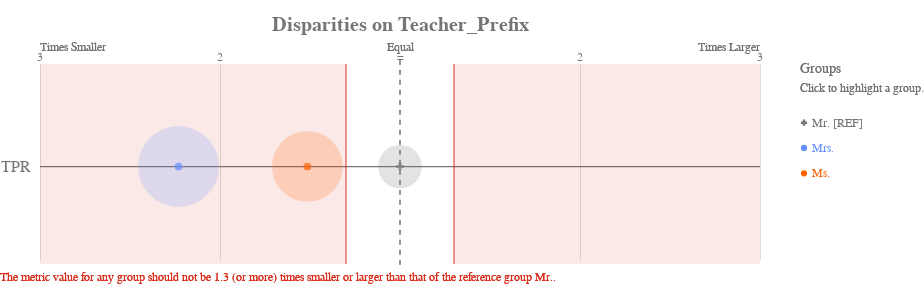

Source (notebook cell):
### Markdown cell above
The `disparity` plot shows disparities for each group on the selected metric relative to the reference group:

### Code cell
ap.disparity(bdf, metrics, attribute, fairness_threshold = disparity_tolerance)

### Figure 1 — Vega-Lite specification as saved in the notebook (floating-point values rounded to 4 significant figures)
{"config": {"view": {"continuousWidth": 400, "continuousHeight": 300, "strokeWidth": 0}, "axisLeft": {"labelColor": "rgb(117,117,117)", "labelFont": "Arial", "labelFontSize": 16}, "title": {"align": "center", "baseline": "middle", "color": "rgb(117,117,117)", "font": "Arial", "fontSize": 20, "fontWeight": "bold"}}, "layer": [{"data": {"name": "data-1f2af75cfead9a3854ee453922b4eaab"}, "mark": {"type": "rule", "stroke": "rgb(117,117,117)", "strokeWidth": 1.25, "tooltip": ""}, "encoding": {"x": {"type": "quantitative", "field": "x", "scale": {"domain": [-2, 2], "range": [40.0, 760.0]}}, "x2": {"field": "x2"}, "y": {"type": "nominal", "axis": {"domain": false, "labelAngle": 0, "labelPadding": -30, "orient": "left", "ticks": false, "title": ""}, "field": "metric", "scale": {"domain": ["TPR"], "range": [30, 225.0]}}}}, {"data": {"name": "data-79dd248bdaa0ea02c535240e8ad022c8"}, "mark": {"type": "rule", "stroke": "rgb(117,117,117)", "strokeDash": [5, 5], "strokeWidth": 1}, "encoding": {"tooltip": {"value": "Mr. [REF]"}, "x": {"value": 400.0}, "y": {"value": 20.83}, "y2": {"value": 229.2}}}, {"data": {"name": "data-c233327f4cd9b4c2df31bf8015c83e4a"}, "mark": {"type": "text", "align": "center", "color": "rgb(117,117,117)", "font": "Arial", "fontSize": 12, "fontWeight": "normal", "tooltip": ""}, "encoding": {"text": {"type": "nominal", "field": "label"}, "x": {"type": "quantitative", "field": "value", "scale": {"domain": [-2, 2], "range": [40.0, 760.0]}}, "y": {"value": 17.5}}}, {"layer": [{"mark": {"type": "text", "align": "left", "fill": "rgb(117,117,117)", "font": "Arial", "fontSize": 12, "fontWeight": "normal", "tooltip": ""}, "encoding": {"text": {"value": "Times Smaller"}, "x": {"value": 40.0}, "y": {"value": 7.5}}}, {"mark": {"type": "text", "align": "right", "fill": "rgb(117,117,117)", "font": "Arial", "fontSize": 12, "fontWeight": "normal", "tooltip": ""}, "encoding": {"text": {"value": "Times Larger"}, "x": {"value": 760.0}, "y": {"value": 7.5}}}, {"mark": {"type": "text", "align": "center", "fill": "rgb(117,117,117)", "font": "Arial", "fontSize": 12, "fontWeight": "normal", "tooltip": ""}, "encoding": {"text": {"value": "Equal"}, "x": {"value": 400.0}, "y": {"value": 7.5}}}], "data": {"name": "data-79dd248bdaa0ea02c535240e8ad022c8"}}, {"layer": [{"mark": {"type": "rule", "opacity": 0.8, "stroke": "rgb(217, 46, 28)", "strokeWidth": 1.25, "tooltip": ""}, "encoding": {"x": {"type": "quantitative", "field": "min", "scale": {"domain": [-2, 2], "range": [40.0, 760.0]}}, "y": {"value": 25.0}, "y2": {"value": 225.0}}}, {"mark": {"type": "rule", "opacity": 0.8, "stroke": "rgb(217, 46, 28)", "strokeWidth": 1.25, "tooltip": ""}, "encoding": {"x": {"type": "quantitative", "field": "max", "scale": {"domain": [-2, 2], "range": [40.0, 760.0]}}, "y": {"value": 25.0}, "y2": {"value": 225.0}}}, {"layer": [{"mark": {"type": "rect", "fill": "rgb(217, 46, 28)", "opacity": 0.1, "tooltip": ""}, "encoding": {"x": {"type": "quantitative", "field": "min", "scale": {"domain": [-2, 2], "range": [40.0, 760.0]}}, "x2": {"field": "lower_end"}, "y": {"value": 25.0}, "y2": {"value": 225.0}}}, {"mark": {"type": "rect", "fill": "rgb(217, 46, 28)", "opacity": 0.1, "tooltip": ""}, "encoding": {"x": {"type": "quantitative", "field": "max", "scale": {"domain": [-2, 2], "range": [40.0, 760.0]}}, "x2": {"field": "upper_end"}, "y": {"value": 25.0}, "y2": {"value": 225.0}}}]}, {"data": {"name": "data-79dd248bdaa0ea02c535240e8ad022c8"}, "mark": {"type": "text", "align": "left", "baseline": "top", "fill": "rgb(217, 46, 28)", "font": "Arial", "fontSize": 12, "fontWeight": "normal", "tooltip": ""}, "encoding": {"text": {"value": "The metric value for any group should not be 1.3 (or more) times smaller or larger than that of the reference group Mr.."}, "x": {"value": 0}, "y": {"value": 233.3}}}], "data": {"name": "data-68125cfc4fc9557defd07e8d14c561c8"}}, {"layer": [{"mark": "circle"}, {"data": {"name": "data-f9c59fbaab167f7bcb9b01fc4ad2456e"}, "mark": {"type": "circle", "opacity": 0.2}, "encoding": {"color": {"condition": {"type": "nominal", "field": "attribute_value", "legend": null, "scale": {"domain": ["Mr.", "Mrs.", "Ms."], "range": ["rgb(117,117,117)", "rgb(100, 143, 255)", "rgb(254, 97, 0)", "rgb(220, 38, 127)", "rgb(255, 176, 0)", "rgb(120, 94, 240)"]}, "selection": "selector001"}, "value": "rgb(224,224,224)"}, "size": {"type": "quantitative", "field": "group_size", "legend": null, "scale": {"domain": [0, 370.8], "range": [0, 7854.0]}}, "tooltip": [{"type": "nominal", "field": "attribute_value", "title": "Group"}, {"type": "nominal", "field": "tooltip_group_size", "title": "Group Size"}, {"type": "nominal", "field": "tooltip_disparity_explanation_tpr", "title": "Disparity"}, {"type": "quantitative", "field": "tpr", "format": ".2f", "title": "TPR"}], "x": {"type": "quantitative", "axis": {"domain": false, "labels": false, "ticks": false, "title": null, "values": [1, 2, -2, -1]}, "field": "tpr_disparity_scaled", "scale": {"domain": [-2, 2], "range": [40.0, 760.0]}}, "y": {"type": "nominal", "axis": {"domain": false, "grid": false, "labels": false, "ticks": false, "title": " "}, "field": "metric_variable", "scale": {"domain": ["TPR"], "range": [30, 225.0]}}}, "selection": {"selector003": {"type": "multi", "empty": "all", "fields": ["attribute_value"]}}, "transform": [{"calculate": "'TPR'", "as": "metric_variable"}]}, {"layer": [{"mark": "point"}, {"data": {"name": "data-f9c59fbaab167f7bcb9b01fc4ad2456e"}, "mark": {"type": "point", "filled": true, "size": 60}, "encoding": {"color": {"condition": {"type": "nominal", "field": "attribute_value", "legend": null, "scale": {"domain": ["Mr.", "Mrs.", "Ms."], "range": ["rgb(117,117,117)", "rgb(100, 143, 255)", "rgb(254, 97, 0)", "rgb(220, 38, 127)", "rgb(255, 176, 0)", "rgb(120, 94, 240)"]}, "selection": "selector001"}, "value": "rgb(224,224,224)"}, "shape": {"type": "nominal", "field": "attribute_value", "legend": null, "scale": {"domain": ["Mr.", "Mrs.", "Ms."], "range": ["cross", "circle", "circle"]}}, "tooltip": [{"type": "nominal", "field": "attribute_value", "title": "Group"}, {"type": "nominal", "field": "tooltip_group_size", "title": "Group Size"}, {"type": "nominal", "field": "tooltip_disparity_explanation_tpr", "title": "Disparity"}, {"type": "quantitative", "field": "tpr", "format": ".2f", "title": "TPR"}], "x": {"type": "quantitative", "axis": {"domain": false, "labels": false, "ticks": false, "title": null, "values": [1, 2, -2, -1]}, "field": "tpr_disparity_scaled", "scale": {"domain": [-2, 2], "range": [40.0, 760.0]}}, "y": {"type": "nominal", "axis": {"domain": false, "grid": false, "labels": false, "ticks": false, "title": " "}, "field": "metric_variable", "scale": {"domain": ["TPR"], "range": [30, 225.0]}}}, "selection": {"selector002": {"type": "multi", "empty": "all", "fields": ["attribute_value"]}}, "transform": [{"calculate": "'TPR'", "as": "metric_variable"}]}]}]}, {"layer": [{"mark": {"type": "point", "filled": true, "opacity": 1, "size": 39.48}, "encoding": {"color": {"condition": {"type": "nominal", "field": "attribute_value", "legend": null, "scale": {"domain": ["Mr.", "Mrs.", "Ms."], "range": ["rgb(117,117,117)", "rgb(100, 143, 255)", "rgb(254, 97, 0)", "rgb(220, 38, 127)", "rgb(255, 176, 0)", "rgb(120, 94, 240)"]}, "selection": "selector001"}, "value": "rgb(224,224,224)"}, "shape": {"type": "nominal", "field": "attribute_value", "legend": null, "scale": {"domain": ["Mr.", "Mrs.", "Ms."], "range": ["cross", "circle", "circle"]}}, "x": {"value": 804}, "y": {"type": "nominal", "axis": {"domain": false, "grid": false, "labels": false, "ticks": false, "title": " "}, "field": "attribute_value", "scale": {"domain": ["Mr.", "Mrs.", "Ms."], "range": [71, 147]}}}, "selection": {"selector001": {"type": "multi", "empty": "all", "fields": ["attribute_value"]}}}, {"mark": {"type": "text", "align": "left", "baseline": "middle", "font": "Arial", "fontSize": 12, "fontWeight": "normal"}, "encoding": {"color": {"condition": {"type": "nominal", "field": "attribute_value", "legend": null, "scale": {"domain": ["Mr.", "Mrs.", "Ms."], "range": ["rgb(117,117,117)", "rgb(100, 143, 255)", "rgb(254, 97, 0)", "rgb(220, 38, 127)", "rgb(255, 176, 0)", "rgb(120, 94, 240)"]}, "selection": "selector001"}, "value": "rgb(224,224,224)"}, "text": {"type": "nominal", "field": "label"}, "x": {"value": 812}, "y": {"type": "nominal", "axis": {"domain": false, "grid": false, "labels": false, "ticks": false, "title": " "}, "field": "attribute_value", "scale": {"domain": ["Mr.", "Mrs.", "Ms."], "range": [71, 147]}}}, "selection": {"selector004": {"type": "multi", "empty": "all", "fields": ["attribute_value"]}}}, {"data": {"name": "data-79dd248bdaa0ea02c535240e8ad022c8"}, "mark": {"type": "text", "align": "left", "baseline": "middle", "color": "rgb(117,117,117)", "font": "Arial", "fontSize": 12, "fontWeight": "normal"}, "encoding": {"text": {"value": "Click to highlight a group."}, "x": {"value": 800}, "y": {"value": 49}}}, {"data": {"name": "data-79dd248bdaa0ea02c535240e8ad022c8"}, "mark": {"type": "text", "align": "left", "baseline": "middle", "color": "rgb(117,117,117)", "font": "Arial", "fontSize": 14, "fontWeight": "normal"}, "encoding": {"text": {"value": "Groups"}, "x": {"value": 800}, "y": {"value": 30}}}], "data": {"name": "data-7b911a8c604a3d42061675505ae8fce4"}}], "height": 250, "padding": {"top": 15, "bottom": 10}, "resolve": {"scale": {"size": "independent", "y": "independent"}}, "title": "Disparities on Teacher_Prefix", "width": 800, "$schema": "https://vega.github.io/schema/vega-lite/v4.8.1.json", "datasets": {"data-1f2af75cfead9a3854ee453922b4eaab": [{"metric": "TPR", "x": -2, "x2": 2}], "data-79dd248bdaa0ea02c535240e8ad022c8": [{"a": 1, "b": 0}, {"a": 1, "b": 0}], "data-c233327f4cd9b4c2df31bf8015c83e4a": [{"value": 1, "label": 2}, {"value": 2, "label": 3}, {"value": -2, "label": 3}, {"value": -1, "label": 2}, {"value": 0, "label": "="}], "data-68125cfc4fc9557defd07e8d14c561c8": [{"min": -0.3, "max": 0.3, "lower_end": -2, "upper_end": 2}], "data-f9c59fbaab167f7bcb9b01fc4ad2456e": [{"attribute_name": "teacher_prefix", "attribute_value": "Mr.", "group_size": 90, "total_entities": 635, "tpr": 0.2059, "tpr_disparity": 1.0, "tpr_disparity_scaled": 0.0, "tooltip_group_size": "90 (14.17%)", "tooltip_disparity_explanation_tpr": "Reference group"}, {"attribute_name": "teacher_prefix", "attribute_value": "Mrs.", "group_size": 309, "total_entities": 635, "tpr": 0.09231, "tpr_disparity": 0.4484, "tpr_disparity_scaled": -1.23, "tooltip_group_size": "309 (48.66%)", "tooltip_disparity_explanation_tpr": "2.23 times smaller TPR than the reference group"}, {"attribute_name": "teacher_prefix", "attribute_value": "Ms.", "group_size": 236, "total_entities": 635, "tpr": 0.1359, "tpr_disparity": 0.6602, "tpr_disparity_scaled": -0.5147, "tooltip_group_size": "236 (37.17%)", "tooltip_disparity_explanation_tpr": "1.51 times smaller TPR than the reference group"}], "data-7b911a8c604a3d42061675505ae8fce4": [{"attribute_value": "Mr.", "label": "Mr. [REF]"}, {"attribute_value": "Mrs.", "label": "Mrs."}, {"attribute_value": "Ms.", "label": "Ms."}]}}
